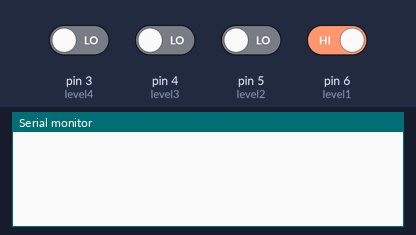
Bench run of a sketch on a simulated Arduino Uno, built with avr-gcc and run on an emulated ATmega328P. On the bench: the last lines printed to the serial monitor. Inputs (shaded band) come from the test bench; at power-on: pin 6 (level1) HIGH, pin 3 (level4), pin 4 (level3), pin 5 (level2) LOW.

Above: at 1.2 s.
1.3 s: pin 6 (level1) driven LOW
At 2.3 s:
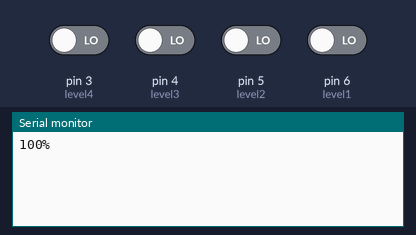
4.3 s: pin 3 (level4) driven HIGH
At 5.6 s:
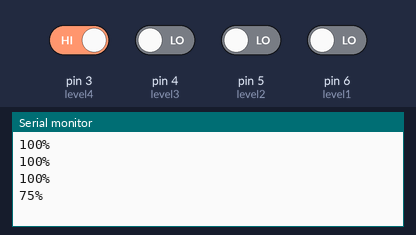
5.8 s: pin 4 (level3) driven HIGH
At 6.6 s:
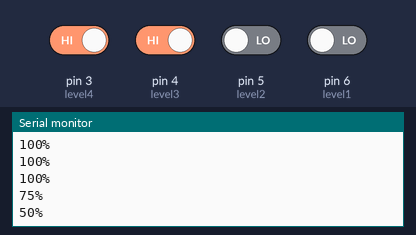
7.3 s: pin 5 (level2) driven HIGH
At 8.8 s:
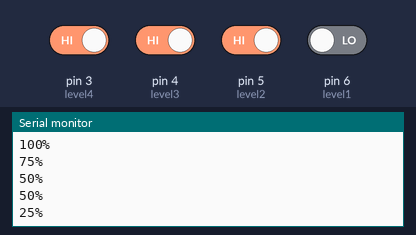
Timing chart, 0 to 9.8 s (numbered marks = the images above; inputs shaded):
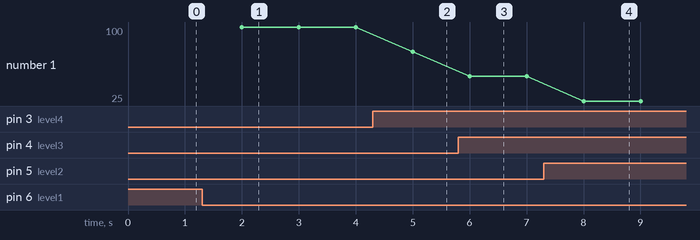

Measured:
- after the input at 1.3 s, the serial monitor: prints a new line after 0.70 s (image 1)
- after the input at 4.3 s, the serial monitor: prints a new line after 0.70 s (image 2)
- after the input at 5.8 s, the serial monitor: prints a new line after 0.20 s (image 3)
- after the input at 7.3 s, the serial monitor: prints a new line after 0.70 s (image 4)
- plotted number 1: 100 → 75 after the input at 4.3 s, 75 → 50 after the input at 5.8 s, 50 → 25 after the input at 7.3 s

The sketch:

mesuare_water_level.ino
```cpp
//Vertical level sensors
const int level1 = 6;
const int level2 = 5;
const int level3 = 4;
const int level4 = 3;


void setup() {
  // put your setup code here, to run once:

  Serial.begin(9600);
  pinMode(level1, INPUT);
  pinMode(level2, INPUT);
  pinMode(level3, INPUT);
  pinMode(level4, INPUT);

}

void loop() {
  // put your main code here, to run repeatedly:

  if (!digitalRead(level1) && digitalRead(level2) && digitalRead(level3) && digitalRead(level4)){
    Serial.println("25%");
  }
  if (!digitalRead(level1) && !digitalRead(level2) && digitalRead(level3) && digitalRead(level4))
  {
    Serial.println("50%");
  }
  else if (!digitalRead(level1) && !digitalRead(level2) && !digitalRead(level3) && digitalRead(level4))
  {
    Serial.println("75%");
  }
  else if (!digitalRead(level1) && !digitalRead(level2) && !digitalRead(level3) && !digitalRead(level4))
  {
    Serial.println("100%");
  }

  delay(1000);

}
```
